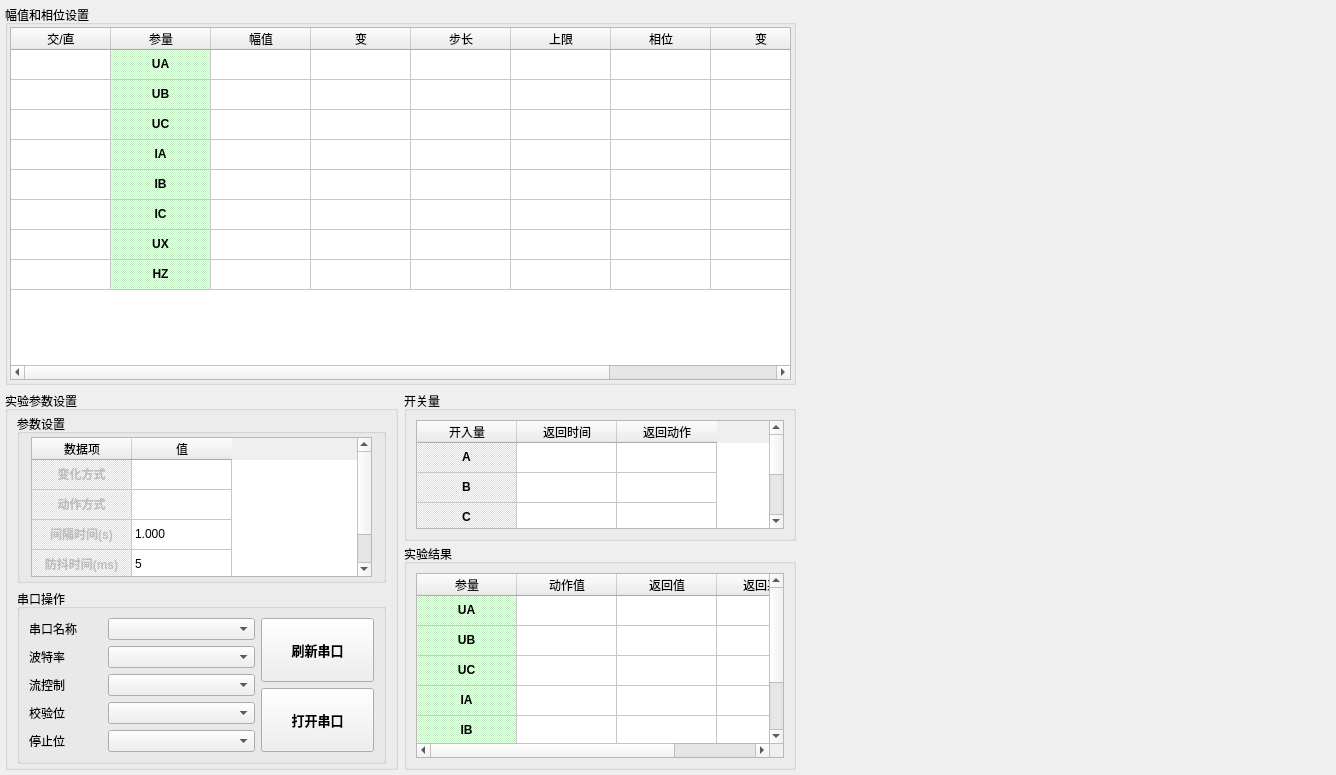
<?xml version="1.0" encoding="UTF-8"?>
<ui version="4.0">
 <class>ui_003</class>
 <widget class="QWidget" name="ui_003">
  <property name="geometry">
   <rect>
    <x>0</x>
    <y>0</y>
    <width>1336</width>
    <height>775</height>
   </rect>
  </property>
  <property name="windowTitle">
   <string>Form</string>
  </property>
  <layout class="QHBoxLayout" name="horizontalLayout" stretch="3,2">
   <property name="spacing">
    <number>4</number>
   </property>
   <property name="leftMargin">
    <number>2</number>
   </property>
   <property name="topMargin">
    <number>2</number>
   </property>
   <property name="rightMargin">
    <number>2</number>
   </property>
   <property name="bottomMargin">
    <number>2</number>
   </property>
   <item>
    <widget class="QWidget" name="widget_table" native="true">
     <layout class="QVBoxLayout" name="verticalLayout_2" stretch="1,1">
      <property name="leftMargin">
       <number>3</number>
      </property>
      <property name="topMargin">
       <number>3</number>
      </property>
      <property name="rightMargin">
       <number>3</number>
      </property>
      <property name="bottomMargin">
       <number>3</number>
      </property>
      <item>
       <widget class="QGroupBox" name="groupBox">
        <property name="title">
         <string>幅值和相位设置</string>
        </property>
        <layout class="QHBoxLayout" name="horizontalLayout_3">
         <property name="leftMargin">
          <number>2</number>
         </property>
         <property name="topMargin">
          <number>2</number>
         </property>
         <property name="rightMargin">
          <number>2</number>
         </property>
         <property name="bottomMargin">
          <number>2</number>
         </property>
         <item>
          <widget class="QTableWidget" name="tb_fz_xw">
           <property name="rowCount">
            <number>8</number>
           </property>
           <attribute name="verticalHeaderVisible">
            <bool>false</bool>
           </attribute>
           <row/>
           <row/>
           <row/>
           <row/>
           <row/>
           <row/>
           <row/>
           <row/>
           <column>
            <property name="text">
             <string>交/直</string>
            </property>
           </column>
           <column>
            <property name="text">
             <string>参量</string>
            </property>
           </column>
           <column>
            <property name="text">
             <string>幅值</string>
            </property>
           </column>
           <column>
            <property name="text">
             <string>变</string>
            </property>
           </column>
           <column>
            <property name="text">
             <string>步长</string>
            </property>
           </column>
           <column>
            <property name="text">
             <string>上限</string>
            </property>
           </column>
           <column>
            <property name="text">
             <string>相位</string>
            </property>
           </column>
           <column>
            <property name="text">
             <string>变</string>
            </property>
           </column>
           <column>
            <property name="text">
             <string>步长</string>
            </property>
           </column>
           <item row="0" column="1">
            <property name="text">
             <string>UA</string>
            </property>
            <property name="font">
             <font>
              <bold>true</bold>
             </font>
            </property>
            <property name="textAlignment">
             <set>AlignCenter</set>
            </property>
            <property name="background">
             <brush brushstyle="Dense4Pattern">
              <color alpha="255">
               <red>194</red>
               <green>237</green>
               <blue>195</blue>
              </color>
             </brush>
            </property>
            <property name="flags">
             <set>ItemIsSelectable|ItemIsDragEnabled|ItemIsDropEnabled|ItemIsUserCheckable|ItemIsEnabled</set>
            </property>
           </item>
           <item row="1" column="1">
            <property name="text">
             <string>UB</string>
            </property>
            <property name="font">
             <font>
              <bold>true</bold>
             </font>
            </property>
            <property name="textAlignment">
             <set>AlignCenter</set>
            </property>
            <property name="background">
             <brush brushstyle="Dense4Pattern">
              <color alpha="255">
               <red>194</red>
               <green>237</green>
               <blue>195</blue>
              </color>
             </brush>
            </property>
            <property name="flags">
             <set>ItemIsSelectable|ItemIsDragEnabled|ItemIsDropEnabled|ItemIsUserCheckable|ItemIsEnabled</set>
            </property>
           </item>
           <item row="2" column="1">
            <property name="text">
             <string>UC</string>
            </property>
            <property name="font">
             <font>
              <bold>true</bold>
             </font>
            </property>
            <property name="textAlignment">
             <set>AlignCenter</set>
            </property>
            <property name="background">
             <brush brushstyle="Dense4Pattern">
              <color alpha="255">
               <red>194</red>
               <green>237</green>
               <blue>195</blue>
              </color>
             </brush>
            </property>
            <property name="flags">
             <set>ItemIsSelectable|ItemIsDragEnabled|ItemIsDropEnabled|ItemIsUserCheckable|ItemIsEnabled</set>
            </property>
           </item>
           <item row="3" column="1">
            <property name="text">
             <string>IA</string>
            </property>
            <property name="font">
             <font>
              <bold>true</bold>
             </font>
            </property>
            <property name="textAlignment">
             <set>AlignCenter</set>
            </property>
            <property name="background">
             <brush brushstyle="Dense4Pattern">
              <color alpha="255">
               <red>194</red>
               <green>237</green>
               <blue>195</blue>
              </color>
             </brush>
            </property>
            <property name="flags">
             <set>ItemIsSelectable|ItemIsDragEnabled|ItemIsDropEnabled|ItemIsUserCheckable|ItemIsEnabled</set>
            </property>
           </item>
           <item row="4" column="1">
            <property name="text">
             <string>IB</string>
            </property>
            <property name="font">
             <font>
              <bold>true</bold>
             </font>
            </property>
            <property name="textAlignment">
             <set>AlignCenter</set>
            </property>
            <property name="background">
             <brush brushstyle="Dense4Pattern">
              <color alpha="255">
               <red>194</red>
               <green>237</green>
               <blue>195</blue>
              </color>
             </brush>
            </property>
            <property name="flags">
             <set>ItemIsSelectable|ItemIsDragEnabled|ItemIsDropEnabled|ItemIsUserCheckable|ItemIsEnabled</set>
            </property>
           </item>
           <item row="5" column="1">
            <property name="text">
             <string>IC</string>
            </property>
            <property name="font">
             <font>
              <bold>true</bold>
             </font>
            </property>
            <property name="textAlignment">
             <set>AlignCenter</set>
            </property>
            <property name="background">
             <brush brushstyle="Dense4Pattern">
              <color alpha="255">
               <red>194</red>
               <green>237</green>
               <blue>195</blue>
              </color>
             </brush>
            </property>
            <property name="flags">
             <set>ItemIsSelectable|ItemIsDragEnabled|ItemIsDropEnabled|ItemIsUserCheckable|ItemIsEnabled</set>
            </property>
           </item>
           <item row="6" column="1">
            <property name="text">
             <string>UX</string>
            </property>
            <property name="font">
             <font>
              <bold>true</bold>
             </font>
            </property>
            <property name="textAlignment">
             <set>AlignCenter</set>
            </property>
            <property name="background">
             <brush brushstyle="Dense4Pattern">
              <color alpha="255">
               <red>194</red>
               <green>237</green>
               <blue>195</blue>
              </color>
             </brush>
            </property>
            <property name="flags">
             <set>ItemIsSelectable|ItemIsDragEnabled|ItemIsDropEnabled|ItemIsUserCheckable|ItemIsEnabled</set>
            </property>
           </item>
           <item row="7" column="1">
            <property name="text">
             <string>HZ</string>
            </property>
            <property name="font">
             <font>
              <bold>true</bold>
             </font>
            </property>
            <property name="textAlignment">
             <set>AlignCenter</set>
            </property>
            <property name="background">
             <brush brushstyle="Dense4Pattern">
              <color alpha="255">
               <red>194</red>
               <green>237</green>
               <blue>195</blue>
              </color>
             </brush>
            </property>
            <property name="flags">
             <set>ItemIsSelectable|ItemIsDragEnabled|ItemIsDropEnabled|ItemIsUserCheckable|ItemIsEnabled</set>
            </property>
           </item>
          </widget>
         </item>
        </layout>
       </widget>
      </item>
      <item>
       <layout class="QHBoxLayout" name="horizontalLayout_2" stretch="1,1">
        <item>
         <widget class="QGroupBox" name="groupBox_2">
          <property name="title">
           <string>实验参数设置</string>
          </property>
          <layout class="QVBoxLayout" name="verticalLayout_5" stretch="2,1">
           <property name="topMargin">
            <number>3</number>
           </property>
           <property name="bottomMargin">
            <number>3</number>
           </property>
           <item>
            <widget class="QGroupBox" name="groupBox_5">
             <property name="title">
              <string>参数设置</string>
             </property>
             <layout class="QHBoxLayout" name="horizontalLayout_5">
              <property name="leftMargin">
               <number>11</number>
              </property>
              <property name="topMargin">
               <number>3</number>
              </property>
              <property name="rightMargin">
               <number>11</number>
              </property>
              <property name="bottomMargin">
               <number>3</number>
              </property>
              <item>
               <widget class="QTableWidget" name="tb_test_deploy">
                <property name="rowCount">
                 <number>4</number>
                </property>
                <attribute name="horizontalHeaderShowSortIndicator" stdset="0">
                 <bool>false</bool>
                </attribute>
                <attribute name="horizontalHeaderStretchLastSection">
                 <bool>false</bool>
                </attribute>
                <attribute name="verticalHeaderVisible">
                 <bool>false</bool>
                </attribute>
                <attribute name="verticalHeaderStretchLastSection">
                 <bool>false</bool>
                </attribute>
                <row/>
                <row/>
                <row/>
                <row/>
                <column>
                 <property name="text">
                  <string>数据项</string>
                 </property>
                </column>
                <column>
                 <property name="text">
                  <string>值</string>
                 </property>
                </column>
                <item row="0" column="0">
                 <property name="text">
                  <string>变化方式</string>
                 </property>
                 <property name="font">
                  <font>
                   <bold>true</bold>
                  </font>
                 </property>
                 <property name="textAlignment">
                  <set>AlignCenter</set>
                 </property>
                 <property name="background">
                  <brush brushstyle="Dense4Pattern">
                   <color alpha="255">
                    <red>194</red>
                    <green>237</green>
                    <blue>195</blue>
                   </color>
                  </brush>
                 </property>
                 <property name="flags">
                  <set>ItemIsSelectable|ItemIsEditable|ItemIsDragEnabled|ItemIsDropEnabled</set>
                 </property>
                </item>
                <item row="1" column="0">
                 <property name="text">
                  <string>动作方式</string>
                 </property>
                 <property name="font">
                  <font>
                   <bold>true</bold>
                  </font>
                 </property>
                 <property name="textAlignment">
                  <set>AlignCenter</set>
                 </property>
                 <property name="background">
                  <brush brushstyle="Dense4Pattern">
                   <color alpha="255">
                    <red>194</red>
                    <green>237</green>
                    <blue>195</blue>
                   </color>
                  </brush>
                 </property>
                 <property name="flags">
                  <set>ItemIsSelectable|ItemIsEditable|ItemIsDragEnabled|ItemIsDropEnabled</set>
                 </property>
                </item>
                <item row="2" column="0">
                 <property name="text">
                  <string>间隔时间(s)</string>
                 </property>
                 <property name="font">
                  <font>
                   <bold>true</bold>
                  </font>
                 </property>
                 <property name="textAlignment">
                  <set>AlignCenter</set>
                 </property>
                 <property name="background">
                  <brush brushstyle="Dense4Pattern">
                   <color alpha="255">
                    <red>194</red>
                    <green>237</green>
                    <blue>195</blue>
                   </color>
                  </brush>
                 </property>
                 <property name="flags">
                  <set>ItemIsSelectable|ItemIsEditable|ItemIsDragEnabled|ItemIsDropEnabled</set>
                 </property>
                </item>
                <item row="2" column="1">
                 <property name="text">
                  <string>1.000</string>
                 </property>
                </item>
                <item row="3" column="0">
                 <property name="text">
                  <string>防抖时间(ms)</string>
                 </property>
                 <property name="font">
                  <font>
                   <bold>true</bold>
                  </font>
                 </property>
                 <property name="textAlignment">
                  <set>AlignCenter</set>
                 </property>
                 <property name="background">
                  <brush brushstyle="Dense4Pattern">
                   <color alpha="255">
                    <red>194</red>
                    <green>237</green>
                    <blue>195</blue>
                   </color>
                  </brush>
                 </property>
                 <property name="flags">
                  <set>ItemIsSelectable|ItemIsEditable|ItemIsDragEnabled|ItemIsDropEnabled</set>
                 </property>
                </item>
                <item row="3" column="1">
                 <property name="text">
                  <string>5</string>
                 </property>
                </item>
               </widget>
              </item>
             </layout>
            </widget>
           </item>
           <item>
            <widget class="QGroupBox" name="groupBox_6">
             <property name="title">
              <string>串口操作</string>
             </property>
             <layout class="QHBoxLayout" name="horizontalLayout_10" stretch="2,1">
              <item>
               <layout class="QVBoxLayout" name="verticalLayout_3">
                <item>
                 <layout class="QHBoxLayout" name="horizontalLayout_4" stretch="1,2">
                  <item>
                   <widget class="QLabel" name="label">
                    <property name="text">
                     <string>串口名称</string>
                    </property>
                   </widget>
                  </item>
                  <item>
                   <widget class="QComboBox" name="cb_serial_name"/>
                  </item>
                 </layout>
                </item>
                <item>
                 <layout class="QHBoxLayout" name="horizontalLayout_6" stretch="1,2">
                  <item>
                   <widget class="QLabel" name="label_2">
                    <property name="text">
                     <string>波特率</string>
                    </property>
                   </widget>
                  </item>
                  <item>
                   <widget class="QComboBox" name="cb_baudrate"/>
                  </item>
                 </layout>
                </item>
                <item>
                 <layout class="QHBoxLayout" name="horizontalLayout_7" stretch="1,2">
                  <item>
                   <widget class="QLabel" name="label_5">
                    <property name="text">
                     <string>流控制</string>
                    </property>
                   </widget>
                  </item>
                  <item>
                   <widget class="QComboBox" name="cb_flow"/>
                  </item>
                 </layout>
                </item>
                <item>
                 <layout class="QHBoxLayout" name="horizontalLayout_8" stretch="1,2">
                  <item>
                   <widget class="QLabel" name="label_6">
                    <property name="text">
                     <string>校验位</string>
                    </property>
                   </widget>
                  </item>
                  <item>
                   <widget class="QComboBox" name="cb_parity"/>
                  </item>
                 </layout>
                </item>
                <item>
                 <layout class="QHBoxLayout" name="horizontalLayout_9" stretch="1,2">
                  <item>
                   <widget class="QLabel" name="label_7">
                    <property name="text">
                     <string>停止位</string>
                    </property>
                   </widget>
                  </item>
                  <item>
                   <widget class="QComboBox" name="cb_stop"/>
                  </item>
                 </layout>
                </item>
               </layout>
              </item>
              <item>
               <layout class="QVBoxLayout" name="verticalLayout_4" stretch="1,1">
                <item>
                 <widget class="QPushButton" name="btn_open_serial">
                  <property name="sizePolicy">
                   <sizepolicy hsizetype="Minimum" vsizetype="Minimum">
                    <horstretch>0</horstretch>
                    <verstretch>0</verstretch>
                   </sizepolicy>
                  </property>
                  <property name="minimumSize">
                   <size>
                    <width>40</width>
                    <height>40</height>
                   </size>
                  </property>
                  <property name="font">
                   <font>
                    <pointsize>10</pointsize>
                    <bold>true</bold>
                   </font>
                  </property>
                  <property name="text">
                   <string>刷新串口</string>
                  </property>
                 </widget>
                </item>
                <item>
                 <widget class="QPushButton" name="btn_stop_serial">
                  <property name="sizePolicy">
                   <sizepolicy hsizetype="Minimum" vsizetype="Minimum">
                    <horstretch>0</horstretch>
                    <verstretch>0</verstretch>
                   </sizepolicy>
                  </property>
                  <property name="minimumSize">
                   <size>
                    <width>40</width>
                    <height>40</height>
                   </size>
                  </property>
                  <property name="font">
                   <font>
                    <pointsize>10</pointsize>
                    <bold>true</bold>
                   </font>
                  </property>
                  <property name="text">
                   <string>打开串口</string>
                  </property>
                 </widget>
                </item>
               </layout>
              </item>
             </layout>
            </widget>
           </item>
          </layout>
         </widget>
        </item>
        <item>
         <layout class="QVBoxLayout" name="verticalLayout" stretch="2,3">
          <property name="spacing">
           <number>3</number>
          </property>
          <item>
           <widget class="QGroupBox" name="groupBox_3">
            <property name="title">
             <string>开关量</string>
            </property>
            <layout class="QHBoxLayout" name="horizontalLayout_11">
             <item>
              <widget class="QTableWidget" name="tb_krl">
               <property name="rowCount">
                <number>4</number>
               </property>
               <attribute name="verticalHeaderVisible">
                <bool>false</bool>
               </attribute>
               <row/>
               <row/>
               <row/>
               <row/>
               <column>
                <property name="text">
                 <string>开入量</string>
                </property>
               </column>
               <column>
                <property name="text">
                 <string>返回时间</string>
                </property>
               </column>
               <column>
                <property name="text">
                 <string>返回动作</string>
                </property>
               </column>
               <item row="0" column="0">
                <property name="text">
                 <string>A</string>
                </property>
                <property name="font">
                 <font>
                  <bold>true</bold>
                 </font>
                </property>
                <property name="textAlignment">
                 <set>AlignCenter</set>
                </property>
                <property name="background">
                 <brush brushstyle="Dense4Pattern">
                  <color alpha="255">
                   <red>194</red>
                   <green>237</green>
                   <blue>195</blue>
                  </color>
                 </brush>
                </property>
                <property name="flags">
                 <set>ItemIsEditable|ItemIsDragEnabled|ItemIsDropEnabled|ItemIsUserCheckable|ItemIsEnabled</set>
                </property>
               </item>
               <item row="1" column="0">
                <property name="text">
                 <string>B</string>
                </property>
                <property name="font">
                 <font>
                  <bold>true</bold>
                 </font>
                </property>
                <property name="textAlignment">
                 <set>AlignCenter</set>
                </property>
                <property name="background">
                 <brush brushstyle="Dense4Pattern">
                  <color alpha="255">
                   <red>194</red>
                   <green>237</green>
                   <blue>195</blue>
                  </color>
                 </brush>
                </property>
                <property name="flags">
                 <set>ItemIsSelectable|ItemIsDragEnabled|ItemIsDropEnabled|ItemIsUserCheckable|ItemIsEnabled</set>
                </property>
               </item>
               <item row="2" column="0">
                <property name="text">
                 <string>C</string>
                </property>
                <property name="font">
                 <font>
                  <bold>true</bold>
                 </font>
                </property>
                <property name="textAlignment">
                 <set>AlignCenter</set>
                </property>
                <property name="background">
                 <brush brushstyle="Dense4Pattern">
                  <color alpha="255">
                   <red>194</red>
                   <green>237</green>
                   <blue>195</blue>
                  </color>
                 </brush>
                </property>
                <property name="flags">
                 <set>ItemIsEditable|ItemIsDragEnabled|ItemIsDropEnabled|ItemIsUserCheckable|ItemIsEnabled</set>
                </property>
               </item>
               <item row="3" column="0">
                <property name="text">
                 <string>R</string>
                </property>
                <property name="font">
                 <font>
                  <bold>true</bold>
                 </font>
                </property>
                <property name="textAlignment">
                 <set>AlignCenter</set>
                </property>
                <property name="background">
                 <brush brushstyle="Dense4Pattern">
                  <color alpha="255">
                   <red>194</red>
                   <green>237</green>
                   <blue>195</blue>
                  </color>
                 </brush>
                </property>
                <property name="flags">
                 <set>ItemIsEditable|ItemIsDragEnabled|ItemIsDropEnabled|ItemIsUserCheckable|ItemIsEnabled</set>
                </property>
               </item>
              </widget>
             </item>
            </layout>
           </widget>
          </item>
          <item>
           <widget class="QGroupBox" name="groupBox_4">
            <property name="title">
             <string>实验结果</string>
            </property>
            <layout class="QHBoxLayout" name="horizontalLayout_12">
             <item>
              <widget class="QTableWidget" name="tb_result">
               <property name="rowCount">
                <number>6</number>
               </property>
               <attribute name="verticalHeaderVisible">
                <bool>false</bool>
               </attribute>
               <row/>
               <row/>
               <row/>
               <row/>
               <row/>
               <row/>
               <column>
                <property name="text">
                 <string>参量</string>
                </property>
               </column>
               <column>
                <property name="text">
                 <string>动作值</string>
                </property>
               </column>
               <column>
                <property name="text">
                 <string>返回值</string>
                </property>
               </column>
               <column>
                <property name="text">
                 <string>返回系数</string>
                </property>
               </column>
               <item row="0" column="0">
                <property name="text">
                 <string>UA</string>
                </property>
                <property name="font">
                 <font>
                  <bold>true</bold>
                 </font>
                </property>
                <property name="textAlignment">
                 <set>AlignCenter</set>
                </property>
                <property name="background">
                 <brush brushstyle="Dense4Pattern">
                  <color alpha="255">
                   <red>194</red>
                   <green>237</green>
                   <blue>195</blue>
                  </color>
                 </brush>
                </property>
                <property name="flags">
                 <set>ItemIsEditable|ItemIsDragEnabled|ItemIsDropEnabled|ItemIsUserCheckable|ItemIsEnabled</set>
                </property>
               </item>
               <item row="1" column="0">
                <property name="text">
                 <string>UB</string>
                </property>
                <property name="font">
                 <font>
                  <bold>true</bold>
                 </font>
                </property>
                <property name="textAlignment">
                 <set>AlignCenter</set>
                </property>
                <property name="background">
                 <brush brushstyle="Dense4Pattern">
                  <color alpha="255">
                   <red>194</red>
                   <green>237</green>
                   <blue>195</blue>
                  </color>
                 </brush>
                </property>
                <property name="flags">
                 <set>ItemIsEditable|ItemIsDragEnabled|ItemIsDropEnabled|ItemIsUserCheckable|ItemIsEnabled</set>
                </property>
               </item>
               <item row="2" column="0">
                <property name="text">
                 <string>UC</string>
                </property>
                <property name="font">
                 <font>
                  <bold>true</bold>
                 </font>
                </property>
                <property name="textAlignment">
                 <set>AlignCenter</set>
                </property>
                <property name="background">
                 <brush brushstyle="Dense4Pattern">
                  <color alpha="255">
                   <red>194</red>
                   <green>237</green>
                   <blue>195</blue>
                  </color>
                 </brush>
                </property>
                <property name="flags">
                 <set>ItemIsEditable|ItemIsDragEnabled|ItemIsDropEnabled|ItemIsUserCheckable|ItemIsEnabled</set>
                </property>
               </item>
               <item row="3" column="0">
                <property name="text">
                 <string>IA</string>
                </property>
                <property name="font">
                 <font>
                  <bold>true</bold>
                 </font>
                </property>
                <property name="textAlignment">
                 <set>AlignCenter</set>
                </property>
                <property name="background">
                 <brush brushstyle="Dense4Pattern">
                  <color alpha="255">
                   <red>194</red>
                   <green>237</green>
                   <blue>195</blue>
                  </color>
                 </brush>
                </property>
                <property name="flags">
                 <set>ItemIsEditable|ItemIsDragEnabled|ItemIsDropEnabled|ItemIsUserCheckable|ItemIsEnabled</set>
                </property>
               </item>
               <item row="4" column="0">
                <property name="text">
                 <string>IB</string>
                </property>
                <property name="font">
                 <font>
                  <bold>true</bold>
                 </font>
                </property>
                <property name="textAlignment">
                 <set>AlignCenter</set>
                </property>
                <property name="background">
                 <brush brushstyle="Dense4Pattern">
                  <color alpha="255">
                   <red>194</red>
                   <green>237</green>
                   <blue>195</blue>
                  </color>
                 </brush>
                </property>
                <property name="flags">
                 <set>ItemIsEditable|ItemIsDragEnabled|ItemIsDropEnabled|ItemIsUserCheckable|ItemIsEnabled</set>
                </property>
               </item>
               <item row="5" column="0">
                <property name="text">
                 <string>IC</string>
                </property>
                <property name="font">
                 <font>
                  <bold>true</bold>
                 </font>
                </property>
                <property name="textAlignment">
                 <set>AlignCenter</set>
                </property>
                <property name="background">
                 <brush brushstyle="Dense4Pattern">
                  <color alpha="255">
                   <red>194</red>
                   <green>237</green>
                   <blue>195</blue>
                  </color>
                 </brush>
                </property>
                <property name="foreground">
                 <brush brushstyle="NoBrush">
                  <color alpha="255">
                   <red>0</red>
                   <green>0</green>
                   <blue>0</blue>
                  </color>
                 </brush>
                </property>
                <property name="flags">
                 <set>ItemIsEditable|ItemIsDragEnabled|ItemIsDropEnabled|ItemIsUserCheckable|ItemIsEnabled</set>
                </property>
               </item>
              </widget>
             </item>
            </layout>
           </widget>
          </item>
         </layout>
        </item>
       </layout>
      </item>
     </layout>
    </widget>
   </item>
   <item>
    <widget class="QWidget" name="widget_charts" native="true"/>
   </item>
  </layout>
 </widget>
 <resources/>
 <connections/>
</ui>
